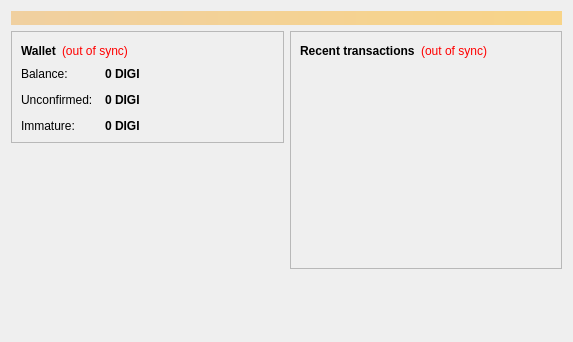
<?xml version="1.0" encoding="UTF-8"?>
<ui version="4.0">
 <class>OverviewPage</class>
 <widget class="QWidget" name="OverviewPage">
  <property name="geometry">
   <rect>
    <x>0</x>
    <y>0</y>
    <width>573</width>
    <height>342</height>
   </rect>
  </property>
  <property name="windowTitle">
   <string>Form</string>
  </property>
  <layout class="QVBoxLayout" name="topLayout">
   <item>
    <widget class="QLabel" name="labelAlerts">
     <property name="visible">
      <bool>false</bool>
     </property>
     <property name="styleSheet">
      <string notr="true">background-color: qlineargradient(x1: 0, y1: 0, x2: 1, y2: 0, stop:0 #F0D0A0, stop:1 #F8D488); color:#000000;</string>
     </property>
     <property name="wordWrap">
      <bool>true</bool>
     </property>
     <property name="margin">
      <number>3</number>
     </property>
    </widget>
   </item>
   <item>
    <layout class="QHBoxLayout" name="horizontalLayout" stretch="1,1">
     <item>
      <layout class="QVBoxLayout" name="verticalLayout_2">
       <item>
        <widget class="QFrame" name="frame">
         <property name="frameShape">
          <enum>QFrame::StyledPanel</enum>
         </property>
         <property name="frameShadow">
          <enum>QFrame::Raised</enum>
         </property>
         <layout class="QVBoxLayout" name="verticalLayout_4">
          <item>
           <layout class="QHBoxLayout" name="horizontalLayout_4">
            <item>
             <widget class="QLabel" name="label_5">
              <property name="font">
               <font>
                <weight>75</weight>
                <bold>true</bold>
               </font>
              </property>
              <property name="text">
               <string>Wallet</string>
              </property>
             </widget>
            </item>
            <item>
             <widget class="QLabel" name="labelWalletStatus">
              <property name="toolTip">
               <string>The displayed information may be out of date. Your wallet automatically synchronizes with the DIGI network after a connection is established, but this process has not completed yet.</string>
              </property>
              <property name="styleSheet">
               <string notr="true">QLabel { color: red; }</string>
              </property>
              <property name="text">
               <string notr="true">(out of sync)</string>
              </property>
              <property name="alignment">
               <set>Qt::AlignLeading|Qt::AlignLeft|Qt::AlignVCenter</set>
              </property>
             </widget>
            </item>
            <item>
             <spacer name="horizontalSpacer_2">
              <property name="orientation">
               <enum>Qt::Horizontal</enum>
              </property>
              <property name="sizeHint" stdset="0">
               <size>
                <width>40</width>
                <height>20</height>
               </size>
              </property>
             </spacer>
            </item>
           </layout>
          </item>
          <item>
           <layout class="QFormLayout" name="formLayout_2">
            <property name="fieldGrowthPolicy">
             <enum>QFormLayout::AllNonFixedFieldsGrow</enum>
            </property>
            <property name="horizontalSpacing">
             <number>12</number>
            </property>
            <property name="verticalSpacing">
             <number>12</number>
            </property>
            <item row="0" column="0">
             <widget class="QLabel" name="label">
              <property name="text">
               <string>Balance:</string>
              </property>
             </widget>
            </item>
            <item row="0" column="1">
             <widget class="QLabel" name="labelBalance">
              <property name="font">
               <font>
                <weight>75</weight>
                <bold>true</bold>
               </font>
              </property>
              <property name="cursor">
               <cursorShape>IBeamCursor</cursorShape>
              </property>
              <property name="toolTip">
               <string>Your current balance</string>
              </property>
              <property name="text">
               <string notr="true">0 DIGI</string>
              </property>
              <property name="textInteractionFlags">
               <set>Qt::LinksAccessibleByMouse|Qt::TextSelectableByKeyboard|Qt::TextSelectableByMouse</set>
              </property>
             </widget>
            </item>
            <item row="1" column="0">
             <widget class="QLabel" name="label_3">
              <property name="text">
               <string>Unconfirmed:</string>
              </property>
             </widget>
            </item>
            <item row="1" column="1">
             <widget class="QLabel" name="labelUnconfirmed">
              <property name="font">
               <font>
                <weight>75</weight>
                <bold>true</bold>
               </font>
              </property>
              <property name="cursor">
               <cursorShape>IBeamCursor</cursorShape>
              </property>
              <property name="toolTip">
               <string>Total of transactions that have yet to be confirmed, and do not yet count toward the current balance</string>
              </property>
              <property name="text">
               <string notr="true">0 DIGI</string>
              </property>
              <property name="textInteractionFlags">
               <set>Qt::LinksAccessibleByMouse|Qt::TextSelectableByKeyboard|Qt::TextSelectableByMouse</set>
              </property>
             </widget>
            </item>
            <item row="2" column="0">
             <widget class="QLabel" name="labelImmatureText">
              <property name="text">
               <string>Immature:</string>
              </property>
             </widget>
            </item>
            <item row="2" column="1">
             <widget class="QLabel" name="labelImmature">
              <property name="font">
               <font>
                <weight>75</weight>
                <bold>true</bold>
               </font>
              </property>
              <property name="toolTip">
               <string>Mined balance that has not yet matured</string>
              </property>
              <property name="text">
               <string notr="true">0 DIGI</string>
              </property>
              <property name="textInteractionFlags">
               <set>Qt::LinksAccessibleByMouse|Qt::TextSelectableByKeyboard|Qt::TextSelectableByMouse</set>
              </property>
             </widget>
            </item>
           </layout>
          </item>
         </layout>
        </widget>
       </item>
       <item>
        <spacer name="verticalSpacer">
         <property name="orientation">
          <enum>Qt::Vertical</enum>
         </property>
         <property name="sizeHint" stdset="0">
          <size>
           <width>20</width>
           <height>40</height>
          </size>
         </property>
        </spacer>
       </item>
      </layout>
     </item>
     <item>
      <layout class="QVBoxLayout" name="verticalLayout_3">
       <item>
        <widget class="QFrame" name="frame_2">
         <property name="frameShape">
          <enum>QFrame::StyledPanel</enum>
         </property>
         <property name="frameShadow">
          <enum>QFrame::Raised</enum>
         </property>
         <layout class="QVBoxLayout" name="verticalLayout">
          <item>
           <layout class="QHBoxLayout" name="horizontalLayout_2">
            <item>
             <widget class="QLabel" name="label_4">
              <property name="text">
               <string>&lt;b&gt;Recent transactions&lt;/b&gt;</string>
              </property>
             </widget>
            </item>
            <item>
             <widget class="QLabel" name="labelTransactionsStatus">
              <property name="toolTip">
               <string>The displayed information may be out of date. Your wallet automatically synchronizes with the DIGI network after a connection is established, but this process has not completed yet.</string>
              </property>
              <property name="styleSheet">
               <string notr="true">QLabel { color: red; }</string>
              </property>
              <property name="text">
               <string notr="true">(out of sync)</string>
              </property>
              <property name="alignment">
               <set>Qt::AlignRight|Qt::AlignTrailing|Qt::AlignVCenter</set>
              </property>
             </widget>
            </item>
            <item>
             <spacer name="horizontalSpacer">
              <property name="orientation">
               <enum>Qt::Horizontal</enum>
              </property>
              <property name="sizeHint" stdset="0">
               <size>
                <width>40</width>
                <height>20</height>
               </size>
              </property>
             </spacer>
            </item>
           </layout>
          </item>
          <item>
           <widget class="QListView" name="listTransactions">
            <property name="styleSheet">
             <string notr="true">QListView { background: transparent; }</string>
            </property>
            <property name="frameShape">
             <enum>QFrame::NoFrame</enum>
            </property>
            <property name="verticalScrollBarPolicy">
             <enum>Qt::ScrollBarAlwaysOff</enum>
            </property>
            <property name="horizontalScrollBarPolicy">
             <enum>Qt::ScrollBarAlwaysOff</enum>
            </property>
            <property name="selectionMode">
             <enum>QAbstractItemView::NoSelection</enum>
            </property>
           </widget>
          </item>
         </layout>
        </widget>
       </item>
       <item>
        <spacer name="verticalSpacer_2">
         <property name="orientation">
          <enum>Qt::Vertical</enum>
         </property>
         <property name="sizeHint" stdset="0">
          <size>
           <width>20</width>
           <height>40</height>
          </size>
         </property>
        </spacer>
       </item>
      </layout>
     </item>
    </layout>
   </item>
  </layout>
 </widget>
 <resources/>
 <connections/>
</ui>
